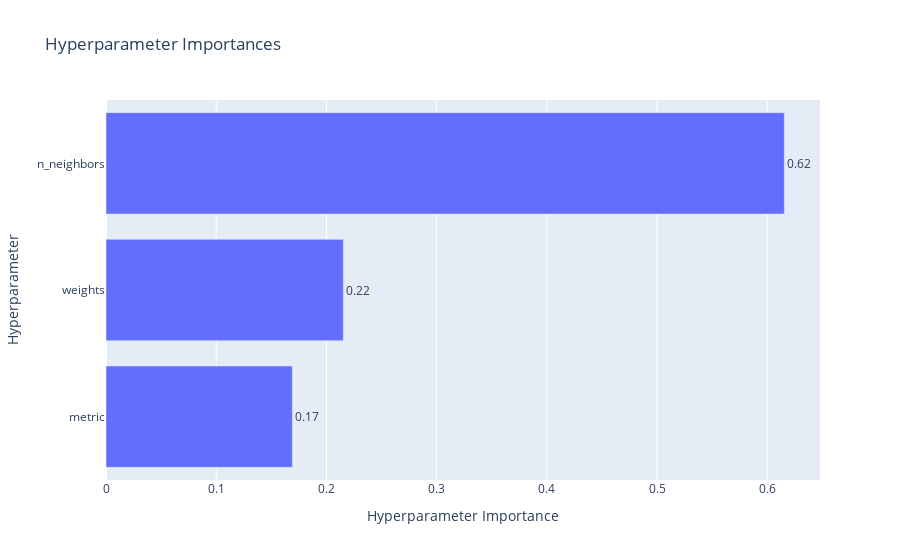

Source (notebook cell):
### Code cell
optuna.visualization.plot_param_importances(study)

### Figure 1 — Plotly figure (JSON) as saved in the notebook; plotly's stock layout.template omitted (floating-point values rounded to 4 significant figures)
{"data": [{"cliponaxis": false, "hovertemplate": ["metric (CategoricalDistribution): 0.16912306932357313<extra></extra>", "weights (CategoricalDistribution): 0.21535428404458554<extra></extra>", "n_neighbors (IntDistribution): 0.6155226466318413<extra></extra>"], "name": "Objective Value", "orientation": "h", "text": ["0.17", "0.22", "0.62"], "textposition": "outside", "type": "bar", "x": [0.1691, 0.2154, 0.6155], "y": ["metric", "weights", "n_neighbors"]}], "layout": {"title": {"text": "Hyperparameter Importances"}, "xaxis": {"title": {"text": "Hyperparameter Importance"}}, "yaxis": {"title": {"text": "Hyperparameter"}}}}
